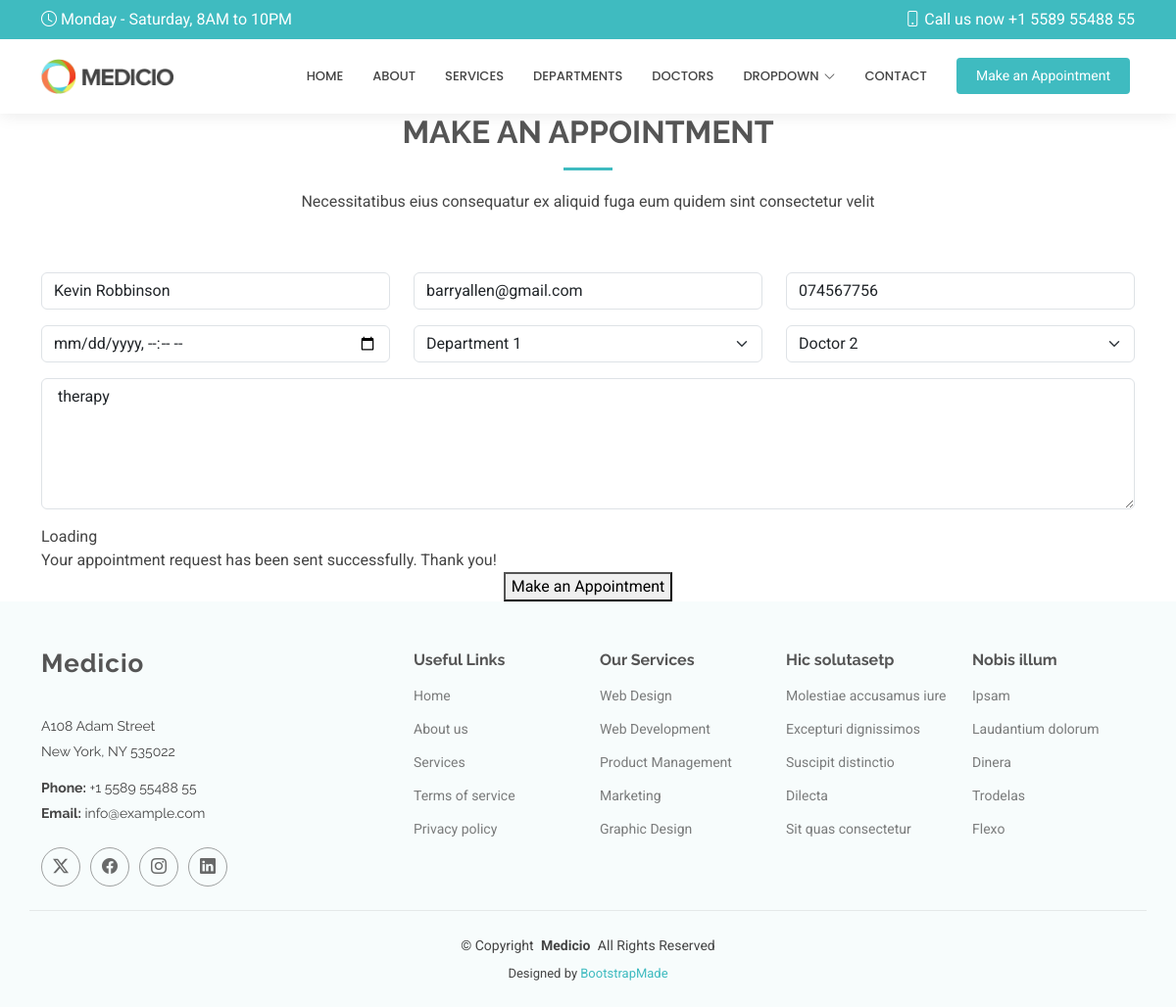
The app's page /edit/4 with its own data.
### Hospitalapp/models.py (models this page shows, shortened)
class Appointment(models.Model):
    name = models.CharField(max_length=100)
    email = models.EmailField()
    phone  = models.CharField(max_length=100)
    date = models.DateTimeField()
    department = models.CharField(max_length=100)
    doctor = models.CharField(max_length=100)
    message = models.TextField()

### Hospitalapp/views.py (the view)
# urls.py: path('edit/<int:id>', views.edit,name='edit'),
def edit(request,id):
    appointment = get_object_or_404(Appointment,id=id)
    if request.method == 'POST':
       appointment.name = request.POST.get('name')
       appointment.email = request.POST.get('email')
       appointment.phone = request.POST.get('phone')
       appointment.date = request.POST.get('date')
       appointment.department = request.POST.get('department')
       appointment.doctor = request.POST.get('doctor')
       appointment.message = request.POST.get('message')
       appointment.save()
       return redirect('/show')
    else:
       return render(request,'edit.html',{'appointment':appointment})

### Templates/edit.html (shortened to what this page needs)
{% extends 'starter-page.html' %}
{% load static %}
{% block content %}
      <div class="container section-title" data-aos="fade-up">
        <h2>MAKE AN APPOINTMENT</h2>
        <p>Necessitatibus eius consequatur ex aliquid fuga eum quidem sint consectetur velit</p>
      </div>
      <div class="container" data-aos="fade-up" data-aos-delay="100">
        <form  method="post">
          <div class="row">
            <div class="col-md-4 form-group">
              <input type="text" value="{{ appointment.name }}" name="name" class="form-control" id="name" placeholder="Your Name" required="">
            </div>
            <div class="col-md-4 form-group mt-3 mt-md-0">
              <input type="email" value="{{ appointment.email }}" class="form-control" name="email" id="email" placeholder="Your Email" required="">
            </div>
            <div class="col-md-4 form-group mt-3 mt-md-0">
              <input type="tel" class="form-control" value="{{ appointment.phone }}" name="phone" id="phone" placeholder="Your Phone" required="">
            </div>
          </div>
          <div class="row">
            <div class="col-md-4 form-group mt-3">
              <input type="datetime-local" name="date" class="form-control datepicker" id="date" placeholder="Appointment Date" required="">
            </div>
            <div class="col-md-4 form-group mt-3">
              <select name="department" id="department" class="form-select" required="">
                <option value="Department 1" {% if appointment.department == "Department 1" %}selected {% endif %} >Department 1</option>
              </select>
            </div>
            <div class="col-md-4 form-group mt-3">
              <select name="doctor" id="doctor" class="form-select" required="">
                <option value="Doctor 2" {% if appointment.doctor == "Doctor 2" %}selected {% endif %} >Doctor 2</option>
              </select>
            </div>
          </div>
          <div class="form-group mt-3">
            <textarea class="form-control" name="message" rows="5" placeholder="Message (Optional)"> {{ appointment.message }}</textarea>
          </div>
          <div class="mt-3">
            <div class="loading">Loading</div>
            <div class="sent-message">Your appointment request has been sent successfully. Thank you!</div>
            <div class="text-center"><button type="submit">Make an Appointment</button></div>
          </div>
        </form>
      </div>
{% endblock %}

### static/assets/css/main.css (style rules this page uses)
:root { --default-font: "Roboto", system-ui, -apple-system, "Segoe UI", Roboto, "Helvetica Neue", Arial, "Noto Sans", "Liberation Sans", sans-serif, "Apple Color Emoji", "Segoe UI Emoji", "Segoe UI Symbol", "Noto Color Emoji"; --heading-font: "Raleway", sans-serif; --nav-font: "Poppins", sans-serif; }
:root { --background-color: #ffffff; --default-color: #444444; --heading-color: #555555; --accent-color: #3fbbc0; --surface-color: #ffffff; --contrast-color: #ffffff; }
:root { --nav-color: #444444; --nav-hover-color: #3fbbc0; --nav-mobile-background-color: #ffffff; --nav-dropdown-background-color: #ffffff; --nav-dropdown-color: #444444; --nav-dropdown-hover-color: #3fbbc0; }
:root { scroll-behavior: smooth; }
body { color: var(--default-color); background-color: var(--background-color); font-family: var(--default-font); }
h1, h2, h3, h4, h5, h6 { color: var(--heading-color); font-family: var(--heading-font); }
.section-title { text-align: center; padding-bottom: 60px; position: relative; }
.section-title h2 { font-size: 32px; font-weight: 700; margin-bottom: 20px; padding-bottom: 20px; position: relative; }
.section-title h2:after { content: ""; position: absolute; display: block; width: 50px; height: 3px; background: var(--accent-color); left: 0; right: 0; bottom: 0; margin: auto; }
.section-title p { margin-bottom: 0; }

### records on screen
Appointment: name "Kevin Robbinson", email "barryallen@gmail.com", phone "074567756", department "Department 1", doctor "Doctor 2", message "therapy"
